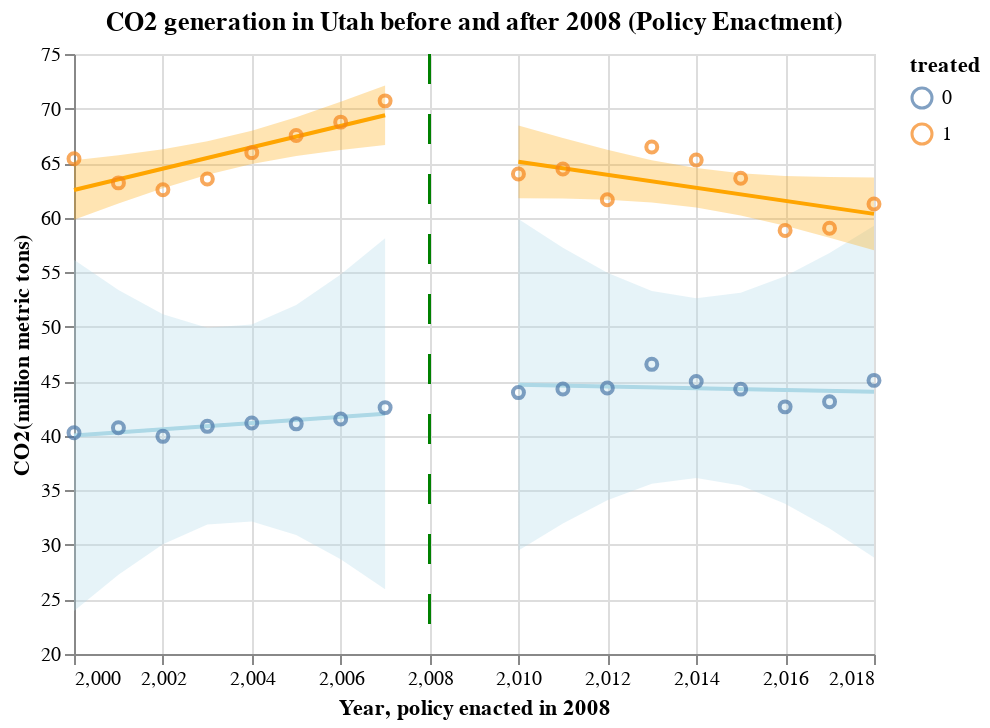

This figure's notebook cell:
### Code cell
df1 = df.copy()
data = df1[df1["State"].isin(['UT', 'ID','WY','NE'])]
data = data[(data["Year"].isin([2000, 2001, 2002,2003,2004,2005, 2006, 2007, 2010, 2011, 2012,2013,2014,2015,2016, 2017, 2018 ]))]

data['treated'] = np.where(data["State"]=='UT', 1, 0)
data['post_treatment'] = np.where(data['Year']>2008, 1, 0)

grouped_means = data.groupby(["treated", "Year"], as_index=False)[
    ["CO2"]
].mean()
scatter = (
    alt.Chart(grouped_means)
    .mark_point()
    .encode(
        x=alt.X("Year:Q", scale=alt.Scale(zero=False), title = 'Year, policy enacted in 2008'),
        y=alt.Y("CO2:Q", scale=alt.Scale(zero=False), title = 'CO2(million metric tons)'),
        color="treated:N",
    )
).properties(title="CO2 generation in Utah before and after 2008 (Policy Enactment)")

df_t = df1.copy()
df_t["enact"] = 2008

loesses = []
ci = []
colors = {0: "lightblue", 1:"orange"}
for t, p in [(0, 0), (0, 1), (1, 0), (1, 1)]:
    c = (
        alt.Chart(
            data[(data["treated"] == t) & (data["post_treatment"] == p)]
        )
        .encode(
            x=alt.X("Year:Q", scale=alt.Scale(zero=False)),
            y=alt.Y("CO2:Q", scale=alt.Scale(zero=False)),
        )
        .transform_regression("Year", "CO2")
        .mark_line(color=colors[t])
    )
    loesses.append(c)

    se = get_ci(data[(data["treated"] == t) & (data["post_treatment"] == p)], "CO2","Year", colors[t])
    ci.append(se)

rule = alt.Chart(df_t).mark_rule(color="green", strokeDash=[15, 15]).encode(
    x='enact:Q',
)

UT_fin = alt.layer(*ci, *loesses, scatter) + rule
UT_fin.save(f"{path_prefix}UT.png")
UT_fin
